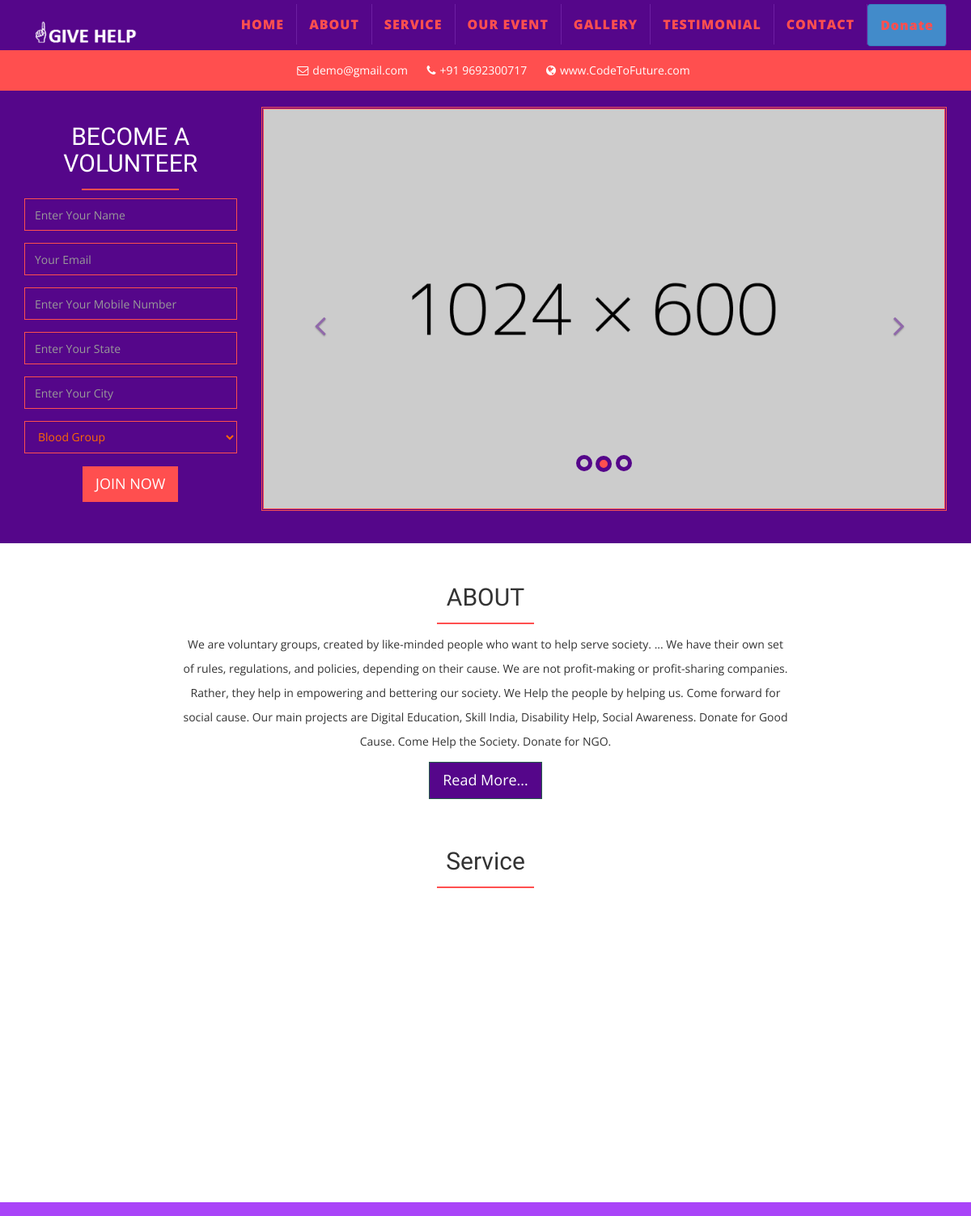
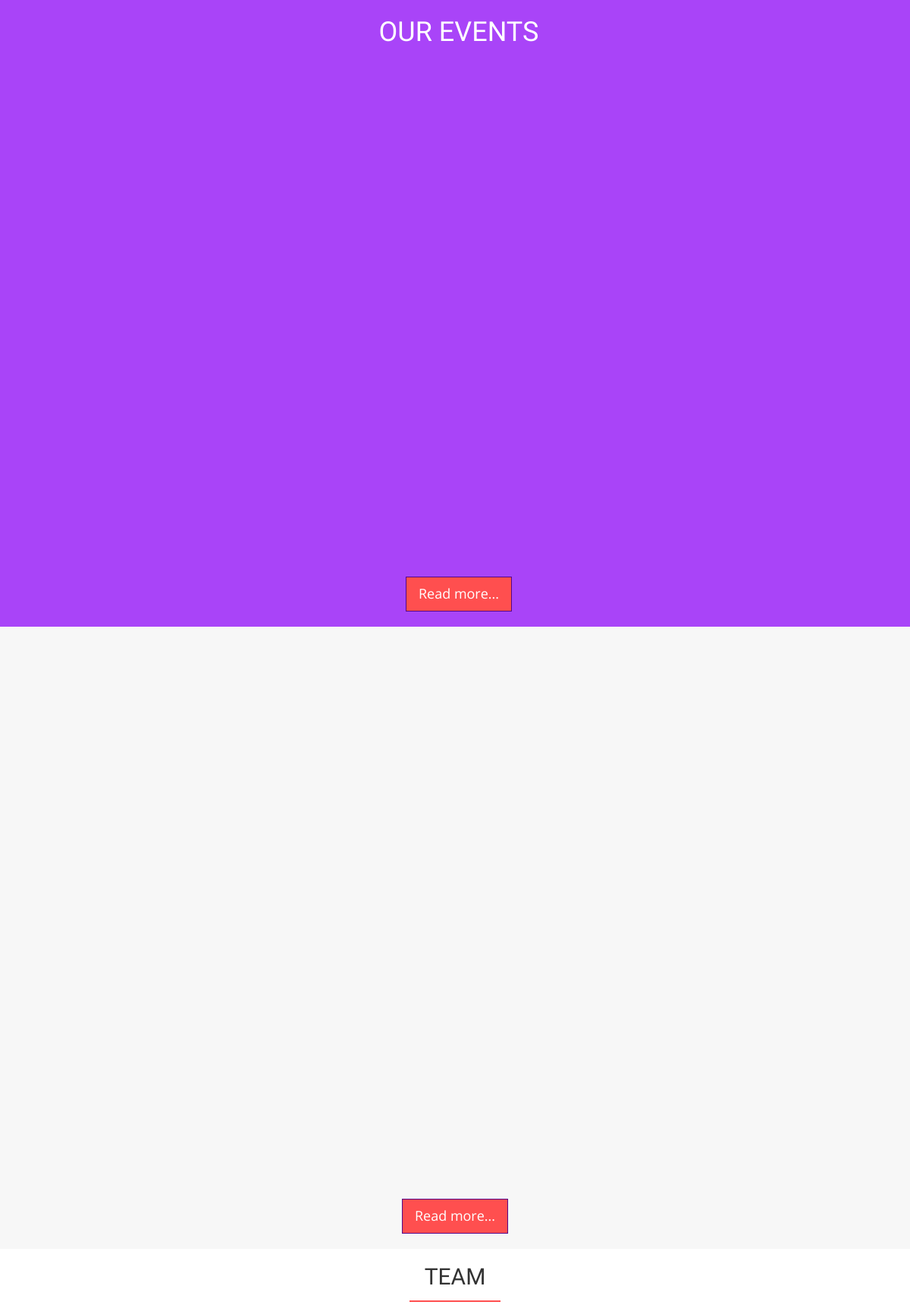
The page / (upper part) on the database its author committed (2 pictures, top to bottom).
### tables this page shows
CREATE TABLE `banner` (
  `id` int(255) NOT NULL,
  `heading` varchar(200) NOT NULL,
  `description` text NOT NULL,
  `image` varchar(500) NOT NULL
);

CREATE TABLE `about` (
  `id` int(255) NOT NULL,
  `heading` varchar(100) NOT NULL,
  `description` text NOT NULL,
  `image` varchar(500) NOT NULL
);

### index.php (the view, shortened to what this page needs)
<?php include('dbconnection.php') ?>
<!DOCTYPE html>
<html lang="en">
<head>
  <link href="assets/css/bootstrap.css" rel="stylesheet" />
  <link href="assets/css/font-awesome.min.css" rel="stylesheet" />
  <link href="assets/css/prettyPhoto.css" rel="stylesheet" />
  <link href="assets/css/style.css" rel="stylesheet" />
</head>
<body>
  <div id="home" class="navbar navbar-default move-me">
    <div class="container">
      <div class="navbar-header">
        <a class="navbar-brand" href="index.php">
          <img src="assets/img/logo.png" class="navbar-brand-logo" alt="" />
        </a>
      </div>
      <div class="navbar-collapse collapse">
        <ul class="nav navbar-nav navbar-right">
          <li class="dropdown">
            <a href="index.php">HOME</a>
          </li>
          <li class="dropdown">
            <a href="#about">ABOUT</a>
          </li>
          <li class="dropdown">
            <a href="#service">SERVICE</a>
          </li>
          <li class="dropdown">
            <a href="#budget">OUR EVENT</a>
          </li>
          <li class="dropdown">
            <a href="#recent-events">GALLERY</a>
          </li>
          <li class="dropdown">
            <a href="#testimonial">TESTIMONIAL</a>
          </li>
          <li class="dropdown">
            <a href="#contact">CONTACT</a>
          </li>
          <li class="dropdown">
            <a href="" class="btn btn-primary" data-toggle="modal" data-target="#donatemodal">Donate</a>
          </li>
        </ul>
      </div>
    </div>
  </div>
  <div class="header-sec-bar">
    <span>
      <i class="fa fa-envelope-o"></i><a href="mailto:demo@gmail.com" style="color:#fff;">demo@gmail.com</a>
      <i class="fa fa-phone"></i><a href="tel:+91 9692300717" style="color:#fff;">+91 9692300717</a>
      <i class="fa fa-globe"></i><a href="http://www.codetofuture.com" style="color:#fff;">www.CodeToFuture.com</a>
    </span>
  </div>
  <div id="main-head">
    <div class="container">
      <div class="row">
        <div class="col-lg-3 col-md-3 col-sm-12">
          <h2>BECOME A VOLUNTEER</h2>
          <?php include('joinus.php') ?>
        </div>
        <div class="col-lg-9 col-md-9 col-sm-12">
          <div id="carousel-slider" class="carousel slide" data-ride="carousel">
            <div class="carousel-inner">
              <?php
              $sql = "SELECT * FROM banner";
              $result = $conn->query($sql);
              if ($result->num_rows > 0) {
              ?>
                <?php while ($row = $result->fetch_assoc()) { ?>
                  <div class="item">
                    <img src="admin/image/banner/<?php echo $row['image']; ?>" alt="" />
                  </div>
              <?php }
              } ?>
            </div>
            <ol class="carousel-indicators">
              <li data-target="#carousel-slider" data-slide-to="0" class="active"></li>
              <li data-target="#carousel-slider" data-slide-to="1"></li>
              <li data-target="#carousel-slider" data-slide-to="2"></li>
            </ol>
            <a class="left carousel-control" href="#carousel-example" data-slide="prev">
              <i class="fa fa-angle-left fa-2x control-icon main-color"></i>
            </a>
            <a class="right carousel-control" href="#carousel-example" data-slide="next">
              <i class="fa fa-angle-right fa-2x control-icon main-color"></i>
            </a>
          </div>
        </div>
      </div>
    </div>
  </div>
  <div id="about">
    <div class="container">
      <div class="row text-center" data-scroll-reveal="enter from the bottom after .3s">
        <div class="col-lg-8 col-lg-offset-2 col-md-8 col-md-offset-2 col-sm-8 col-sm-offset-2">
          <h2>ABOUT</h2>
          <?php
          $sql = "SELECT * FROM about";
          $result = $conn->query($sql);
          if ($result->num_rows > 0) {
            $row = $result->fetch_assoc();
          ?>
            <p>
              <?php echo $row['description']; ?>
            </p>
            <a href="about.php" class="btn btn-style-4 btn-lg">Read More...</a>
          <?php } ?>
        </div>
      </div>
      <div class="row pad-low" id="service">
        <h2 class="text-center my-3">Service</h2>
      </div>
    </div>
  </div>
  <div class="container-fluid" id="budget">
    <div class="container">
      <div class="row">
        <div class="col-sm-12">
          <h1 class="text-center">OUR EVENTS</h1>
        </div>
      </div>
    </div><br>
    <div class="container">
      <div class="row">
        <div class="col-sm-12 text-center">
          <a href="event.php" class="btn btn-style-1 btn-lg">Read more...</a>
        </div>
      </div>
    </div>
  </div>
  <div id="recent-events">
    <div class="container">
    </div><br>
    <div class="container">
      <div class="row">
        <div class="col-sm-12 text-center">
          <a href="gallery.php" class="btn btn-style-1 btn-lg">Read more...</a>
        </div>
      </div>
    </div>
  </div>
  <div class="container-fluid">
    <div class="container">
      <h2 class="text-center">TEAM</h2>
    </div>
  </div>
    <?php include('include/footer.php') ?>

### assets/css/style.css (style rules this page uses)
.pad-low { padding-top: 40px; }
h1, h2, h3.h4 { font-family: 'Nova Flat'; }
h2:after { content: ''; display: block; width: 120px; height: 2px; background: #FF4F4F; margin: auto; text-align: center; margin-top: 15px; }
.main-color { color: #55068A; }
.navbar-default { background-color: #55068A; border: 0px; -webkit-border-radius: 0px; -moz-border-radius: 0px; border-radius: 0px; }
.navbar { margin-bottom: 0px; }
.navbar-brand-logo { max-height: 60px; padding-bottom: 10px; }
.navbar-default .navbar-nav > li > a { color: #FFF; font-size: 16px; }
.navbar-nav > li > a { border-right: 1px solid #6D1FA2; margin: 5px 0px 5px 0px; color: #FF4F4F!important; font-weight: 800; letter-spacing: 1px; }
.header-sec-bar { background-color: #FF4F4F; font-size: 14px; text-align: center; color: #fff; padding: 10px; }
.header-sec-bar i { margin-right: 5px; margin-left: 20px; }
#main-head { color: #fff; padding: 20px 10px 35px 10px; line-height: 40px; font-size: 14px; text-align: center; background-color: #55068A; }
#carousel-slider { border: 3px double #FF4F4F; }
.control-icon { position: absolute; top: 50%; }
.carousel-control.right { right: 0; left: auto; background-repeat: repeat-x; background-image: linear-gradient(to right,rgba(0, 0, 0, .0001) 0%, rgba(0, 0, 0, 0) 100%)!important; }
.carousel-control.left { left: 0; right: auto; background-repeat: repeat-x; background-image: linear-gradient(to left,rgba(0, 0, 0, .0001) 0%, rgba(0, 0, 0, 0) 100%)!important; }
.carousel-indicators li { width: 20px; height: 20px; border: 5px solid #55068A; }
.carousel-indicators .active { width: 20px; height: 20px; background-color: #FF4F4F; }
.btn-style-1 { color: #fff; background-color: #FF4F4F; border-color: #55068A; -webkit-border-radius: 0px; -moz-border-radius: 0px; border-radius: 0px; -webkit-transition: all 0.5s ease-in-out; -moz-transition: all 0.5s ease-in-out; -o-transition: all 0.5s ease-in-out; transition: all 0.5s ease-in-out; }
.btn-style-4 { -webkit-border-radius: 0px; -moz-border-radius: 0px; border-radius: 0px; color: #fff; background-color:#55068A; border-color: #245e49; -webkit-transition: all 0.5s ease-in-out; -moz-transition: all 0.5s ease-in-out; -o-transition: all 0.5s ease-in-out; transition: all 0.5s ease-in-out; }
#about { padding-bottom: 100px; background-color: #fff; padding-top: 30px; }
#budget { background-color: #A944F8; color: #fff; padding: 20px; }
#recent-events { padding-bottom: 20px; padding-top: 30px; background-color: #F7F7F7; }

### rows shown on the page
banner: image (picture)
about: description "We are voluntary groups, created by like-minded people who want to help serve society. ... We have their own set of rules, regulations, and policies, depending on their cause. We are not profit-making or profit-sharing companies. Rather, they help in empowering and bettering our society. We Help the people by helping us. Come forward for social cause. Our main projects are Digital Education, Skill India, Disability Help, Social Awareness. Donate for Good Cause. Come Help the Society. Donate for NGO."
